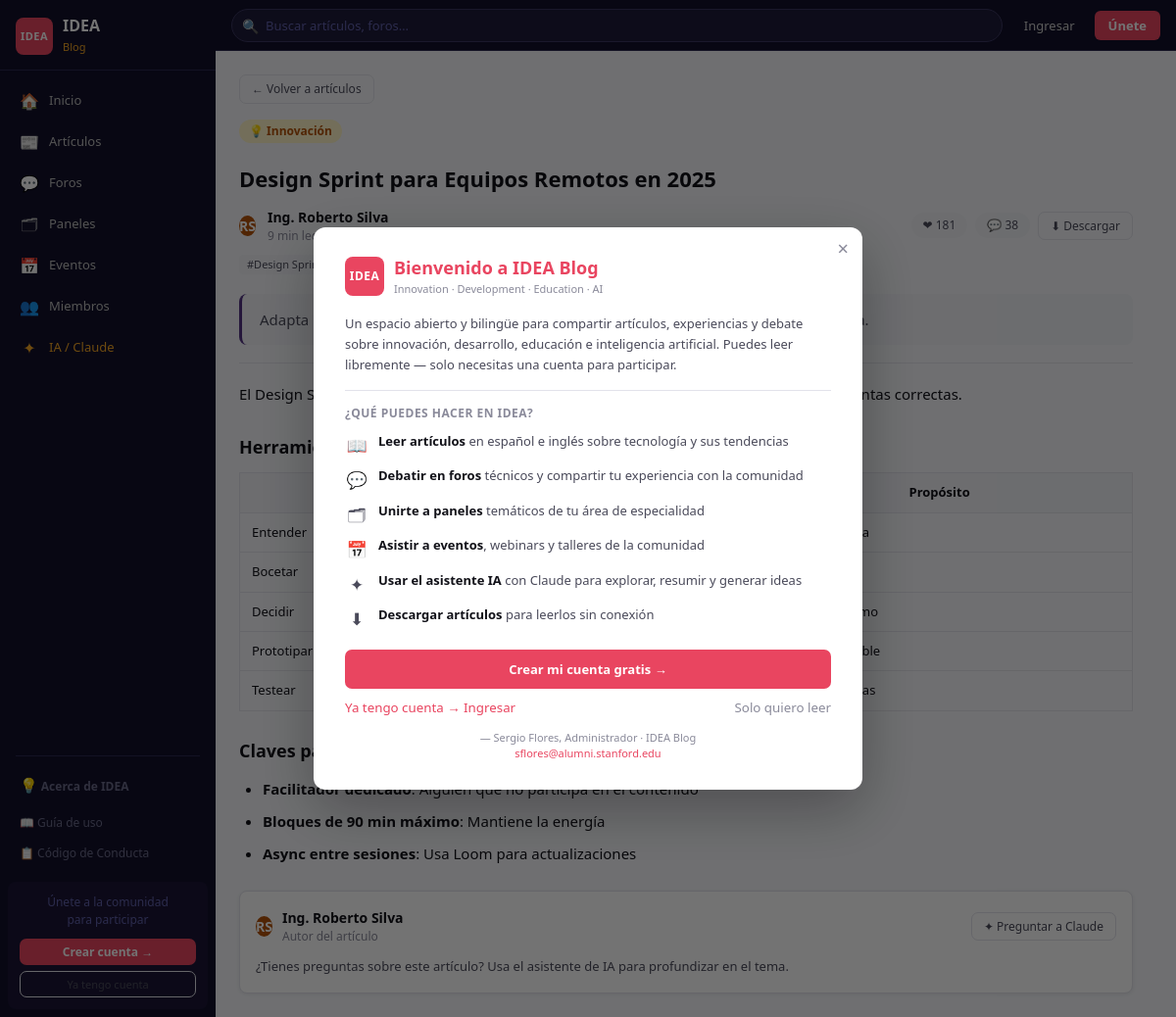
The page /articles/4 on the database its author committed.
### models.py (models this page shows)
class Article(db.Model):
    __tablename__   = "articles"
    id              = db.Column(db.Integer, primary_key=True)
    category        = db.Column(db.String(50),  nullable=False)
    featured        = db.Column(db.Boolean,     default=False)
    title           = db.Column(db.String(500), nullable=False)
    excerpt         = db.Column(db.Text,        nullable=False)
    content         = db.Column(db.Text,        nullable=False, default="")
    author          = db.Column(db.String(200), nullable=False)
    init            = db.Column(db.String(4),   default="")
    read_time       = db.Column(db.Integer,     default=5)
    views           = db.Column(db.Integer,     default=0)
    likes           = db.Column(db.Integer,     default=0)
    comments_count  = db.Column(db.Integer,     default=0)
    _tags           = db.Column("tags", db.Text, default="")
    created_at      = db.Column(db.DateTime,    default=datetime.utcnow)
    is_pdf          = db.Column(db.Boolean,     default=False)
    pdf_data        = db.Column(db.LargeBinary, nullable=True)
    @property
    def tags(self):
        return [t.strip() for t in self._tags.split(",") if t.strip()] if self._tags else []
    @tags.setter
    def tags(self, value):
        self._tags = ",".join(value) if isinstance(value, list) else (value or "")
    @property
    def comments(self):
        return self.comments_count

### app.py (the view)
@app.route("/articles/<int:article_id>")
def article_detail(article_id):
    art = Article.query.get(article_id)
    if not art:
        return redirect(url_for("articles"))
    art.views += 1
    db.session.commit()
    return render_template("article_detail.html",
                           article=art,
                           content_html=render_md(art.content))

### app.py (called while the page is built)
def is_admin() -> bool:
    u = session.get("user")
    return bool(u and u.get("email") == ADMIN_EMAIL)

def get_cat(cat_id):
    return next((c for c in CATEGORIES if c["id"] == cat_id),
                {"id": cat_id, "label": cat_id, "emoji": "📄",
                 "color": "#666", "bg": "#eee"})

def render_md(text: str) -> str:
    if not text:
        return ""
    stripped = text.strip()
    if stripped.startswith("<") and stripped != "<p><br></p>":
        return stripped   # Ya es HTML del editor visual
    return md.markdown(stripped, extensions=["fenced_code", "tables", "nl2br"])

@app.context_processor
def inject_globals():
    return dict(
        user          = session.get("user"),
        is_admin      = is_admin(),
        contact_email = CONTACT_EMAIL,
        categories    = CATEGORIES,
        trending_tags = TRENDING_TAGS,
        conduct_rules = CONDUCT_RULES,
        get_cat       = get_cat,
    )

### templates/article_detail.html (shortened to what this page needs)
{% extends "base.html" %}
{% block content %}
{% set c = get_cat(article.category) %}
<div style="margin-bottom:16px;display:flex;gap:8px;align-items:center">
  <a href="{{ url_for('articles') }}" class="btn-ghost btn-sm">← Volver a artículos</a>
</div>
<article class="article-detail">
  <div class="cat-pill" style="color:{{ c.color }};background:{{ c.bg }};display:inline-flex;align-items:center;gap:4px;margin-bottom:12px">
    {{ c.emoji }} {{ c.label }}
  </div>
  <h1 class="article-title">{{ article.title }}</h1>
  <div class="article-meta">
    <div class="avatar" style="background:{{ c.color }}">{{ article.init }}</div>
    <div>
      <div style="font-weight:600">{{ article.author }}</div>
      <div style="color:var(--text3);font-size:12px">{{ article.read_time }} min lectura · 👁 {{ "{:,}".format(article.views) }} vistas</div>
    </div>
    <div style="margin-left:auto;display:flex;gap:8px;align-items:center">
      <span class="stat-chip">❤ {{ article.likes }}</span>
      <span class="stat-chip">💬 {{ article.comments }}</span>
      {% if user %}
      <a href="{{ url_for('download_article', article_id=article.id) }}"
         class="btn-ghost btn-sm" title="Descargar artículo">⬇ Descargar</a>
      {% else %}
      <button class="btn-ghost btn-sm"
              onclick="requireAuth('para descargar artículos')"
              title="Inicia sesión para descargar">⬇ Descargar</button>
      {% endif %}
    </div>
  </div>
  <div class="tags-row" style="margin:10px 0 20px">
    {% for tag in article.tags %}
    <span class="tag-chip">#{{ tag }}</span>
    {% endfor %}
  </div>
  <div class="article-excerpt">{{ article.excerpt }}</div>
  {% if article.is_pdf %}
  <div class="article-body">
    <embed src="{{ url_for('view_pdf', article_id=article.id) }}"
           type="application/pdf" width="100%"
           style="height:80vh;min-height:500px;border-radius:8px;border:1px solid var(--border)">
    <p style="color:var(--text3);font-size:12px;margin-top:8px;text-align:center">
      ¿El PDF no carga? →
      <a href="{{ url_for('download_article', article_id=article.id) }}"
         style="color:var(--primary)">Descárgalo aquí</a>
    </p>
  </div>
  {% else %}
  <div class="article-body prose">
    {{ content_html|safe }}
  </div>
  {% endif %}
</article>
<div class="card" style="margin-top:24px;padding:16px">
  <div style="display:flex;align-items:center;gap:10px;margin-bottom:12px">
    <div class="avatar" style="background:{{ c.color }}">{{ article.init }}</div>
    <div>
      <div style="font-weight:600">{{ article.author }}</div>
      <div style="color:var(--text3);font-size:12px">Autor del artículo</div>
    </div>
    <button class="btn-ghost btn-sm" style="margin-left:auto"
            onclick="askAI('{{ article.title|replace("'","\\'")|replace('"','\\"') }}')">
      ✦ Preguntar a Claude
    </button>
  </div>
  <p style="color:var(--text2);font-size:13px;margin:0">
    ¿Tienes preguntas sobre este artículo? Usa el asistente de IA para profundizar en el tema.
  </p>
</div>
{% endblock %}

### static/css/style.css (style rules this page uses)
:root { --bg-dark: #12102a; --bg-page: #f6f7fb; --bg-card: #ffffff; --bg-surf: #f1f2f7; --accent: #e94560; --accent-dk: #c73652; --purple: #533483; --gold: #f5a623; --text: #111118; --text2: #4a4a5a; --text3: #8a8a9a; --border: #e2e2ea; --sidebar-w: 220px; --top-h: 52px; --radius: 8px; --shadow: 0 1px 4px rgba(0,0,0,.08); }
*, *::before, *::after { box-sizing: border-box; margin: 0; padding: 0; }
body { font-family: 'Segoe UI', system-ui, sans-serif; background: var(--bg-page); color: var(--text); font-size: 14px; line-height: 1.5; }
a { color: inherit; text-decoration: none; }
button { cursor: pointer; font-family: inherit; }
.btn-ghost { background: none; border: 1px solid var(--border); color: var(--text2); font-size: 13px; padding: 7px 14px; border-radius: 7px; transition: border-color .15s, color .15s; }
.btn-sm { padding: 5px 12px; font-size: 12px; }
.card { background: var(--bg-card); border: 1px solid var(--border); border-radius: var(--radius); box-shadow: var(--shadow); }
.cat-pill { display: inline-flex; align-items: center; gap: 4px; padding: 3px 10px; border-radius: 20px; font-size: 12px; font-weight: 600; }
.avatar { border-radius: 50%; display: flex; align-items: center; justify-content: center; font-weight: 700; color: #fff; flex-shrink: 0; }
.tag-chip { padding: 2px 8px; border-radius: 4px; background: var(--bg-surf); color: var(--text2); font-size: 11px; font-weight: 500; }
.tags-row { display: flex; flex-wrap: wrap; gap: 5px; }
.article-detail { padding: 0; }
.article-title { font-size: 22px; font-weight: 700; line-height: 1.3; margin: 10px 0 14px; }
.article-meta { display: flex; align-items: center; gap: 12px; flex-wrap: wrap; }
.article-excerpt { font-size: 15px; color: var(--text2); line-height: 1.6; padding: 14px 18px; background: var(--bg-surf); border-radius: 8px; border-left: 3px solid var(--purple); margin-bottom: 6px; }
.stat-chip { padding: 4px 12px; border-radius: 20px; background: var(--bg-surf); color: var(--text2); font-size: 12px; }
.prose { font-size: 15px; line-height: 1.8; color: var(--text); }
.prose h2 { font-size: 18px; margin: 24px 0 10px; }
.prose p { margin-bottom: 14px; }
.prose ul, .prose ol { margin: 0 0 14px 24px; }
.prose li { margin-bottom: 6px; }
.prose table { width: 100%; border-collapse: collapse; margin-bottom: 14px; }
.prose th, .prose td { border: 1px solid var(--border); padding: 8px 12px; font-size: 13px; }
.prose th { background: var(--bg-surf); font-weight: 600; }
.prose strong { font-weight: 700; }

### rows shown on the page
Article: title "Design Sprint para Equipos Remotos en 2025", init "RS", author "Ing. Roberto Silva", read_time "9", likes "181", comments "38", excerpt "Adapta…"

### other values the page prints
{{ emoji }} "🏠" "📰" "💬" "🗂" "📅" "👥"
{{ label }} "Inicio" "Artículos" "Foros" "Paneles" "Eventos" "Miembros"
{{ c.emoji }} "💡"
{{ c.label }} "Innovación"
{{ tag }} "Design Sprint"
{{ contact_email }} "sflores@alumni.stanford.edu"
